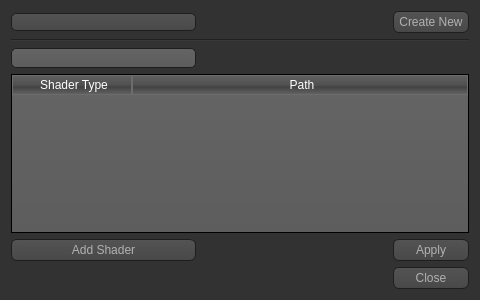
<?xml version="1.0" encoding="UTF-8"?>
<ui version="4.0">
 <class>ShaderEditor</class>
 <widget class="QWidget" name="ShaderEditor">
  <property name="geometry">
   <rect>
    <x>0</x>
    <y>0</y>
    <width>480</width>
    <height>300</height>
   </rect>
  </property>
  <property name="minimumSize">
   <size>
    <width>480</width>
    <height>300</height>
   </size>
  </property>
  <property name="windowTitle">
   <string>Program Pass</string>
  </property>
  <property name="styleSheet">
   <string notr="true">QToolTip
{
     border: 1px solid black;
     background-color: #ffa02f;
     padding: 1px;
     border-radius: 3px;
     opacity: 100;
}

QWidget
{
    color: #b1b1b1;
    background-color: #323232;
}

QWidget:item:hover
{
    background-color: QLinearGradient( x1: 0, y1: 0, x2: 0, y2: 1, stop: 0 #ffa02f, stop: 1 #ca0619);
    color: #000000;
}

QWidget:item:selected
{
    background-color: QLinearGradient( x1: 0, y1: 0, x2: 0, y2: 1, stop: 0 #ffa02f, stop: 1 #d7801a);
}

QMenuBar::item
{
    background: transparent;
}

QMenuBar::item:selected
{
    background: transparent;
    border: 1px solid #ffaa00;
}

QMenuBar::item:pressed
{
    background: #444;
    border: 1px solid #000;
    background-color: QLinearGradient(
        x1:0, y1:0,
        x2:0, y2:1,
        stop:1 #212121,
        stop:0.4 #343434/*,
        stop:0.2 #343434,
        stop:0.1 #ffaa00*/
    );
    margin-bottom:-1px;
    padding-bottom:1px;
}

QMenu
{
    border: 1px solid #000;
}

QMenu::item
{
    padding: 2px 20px 2px 20px;
}

QMenu::item:selected
{
    color: #000000;
}

QWidget:disabled
{
    color: #404040;
    background-color: #323232;
}

QAbstractItemView
{
    background-color: QLinearGradient( x1: 0, y1: 0, x2: 0, y2: 1, stop: 0 #4d4d4d, stop: 0.1 #646464, stop: 1 #5d5d5d);
}

QWidget:focus
{
    /*border: 2px solid QLinearGradient( x1: 0, y1: 0, x2: 0, y2: 1, stop: 0 #ffa02f, stop: 1 #d7801a);*/
}

QLineEdit
{
    background-color: QLinearGradient( x1: 0, y1: 0, x2: 0, y2: 1, stop: 0 #4d4d4d, stop: 0 #646464, stop: 1 #5d5d5d);
    padding: 1px;
    border-style: solid;
    border: 1px solid #1e1e1e;
    border-radius: 5;
}

QPushButton
{
    color: #b1b1b1;
    background-color: QLinearGradient( x1: 0, y1: 0, x2: 0, y2: 1, stop: 0 #565656, stop: 0.1 #525252, stop: 0.5 #4e4e4e, stop: 0.9 #4a4a4a, stop: 1 #464646);
    border-width: 1px;
    border-color: #1e1e1e;
    border-style: solid;
    border-radius: 6;
    padding: 3px;
    font-size: 12px;
    padding-left: 5px;
    padding-right: 5px;
}

QPushButton:pressed
{
    background-color: QLinearGradient( x1: 0, y1: 0, x2: 0, y2: 1, stop: 0 #2d2d2d, stop: 0.1 #2b2b2b, stop: 0.5 #292929, stop: 0.9 #282828, stop: 1 #252525);
}

QComboBox
{
    selection-background-color: #ffaa00;
    background-color: QLinearGradient( x1: 0, y1: 0, x2: 0, y2: 1, stop: 0 #565656, stop: 0.1 #525252, stop: 0.5 #4e4e4e, stop: 0.9 #4a4a4a, stop: 1 #464646);
    border-style: solid;
    border: 1px solid #1e1e1e;
    border-radius: 5;
}

QComboBox:hover,QPushButton:hover
{
    border: 2px solid QLinearGradient( x1: 0, y1: 0, x2: 0, y2: 1, stop: 0 #ffa02f, stop: 1 #d7801a);
}


QComboBox:on
{
    padding-top: 3px;
    padding-left: 4px;
    background-color: QLinearGradient( x1: 0, y1: 0, x2: 0, y2: 1, stop: 0 #2d2d2d, stop: 0.1 #2b2b2b, stop: 0.5 #292929, stop: 0.9 #282828, stop: 1 #252525);
    selection-background-color: #ffaa00;
}

QComboBox QAbstractItemView
{
    border: 2px solid darkgray;
    selection-background-color: QLinearGradient( x1: 0, y1: 0, x2: 0, y2: 1, stop: 0 #ffa02f, stop: 1 #d7801a);
}

QComboBox::drop-down
{
     subcontrol-origin: padding;
     subcontrol-position: top right;
     width: 15px;

     border-left-width: 0px;
     border-left-color: darkgray;
     border-left-style: solid; /* just a single line */
     border-top-right-radius: 3px; /* same radius as the QComboBox */
     border-bottom-right-radius: 3px;
 }

QComboBox::down-arrow
{
     image: url(assets/icons/down_arrow.png);
}

QGroupBox:focus
{
border: 2px solid QLinearGradient( x1: 0, y1: 0, x2: 0, y2: 1, stop: 0 #ffa02f, stop: 1 #d7801a);
}

QTextEdit:focus
{
    border: 2px solid QLinearGradient( x1: 0, y1: 0, x2: 0, y2: 1, stop: 0 #ffa02f, stop: 1 #d7801a);
}

QScrollBar:horizontal {
     border: 1px solid #222222;
     background: QLinearGradient( x1: 0, y1: 0, x2: 0, y2: 1, stop: 0.0 #121212, stop: 0.2 #282828, stop: 1 #484848);
     height: 7px;
     margin: 0px 16px 0 16px;
}

QScrollBar::handle:horizontal
{
      background: QLinearGradient( x1: 0, y1: 0, x2: 1, y2: 0, stop: 0 #ffa02f, stop: 0.5 #d7801a, stop: 1 #ffa02f);
      min-height: 20px;
      border-radius: 2px;
}

QScrollBar::add-line:horizontal {
      border: 1px solid #1b1b19;
      border-radius: 2px;
      background: QLinearGradient( x1: 0, y1: 0, x2: 1, y2: 0, stop: 0 #ffa02f, stop: 1 #d7801a);
      width: 14px;
      subcontrol-position: right;
      subcontrol-origin: margin;
}

QScrollBar::sub-line:horizontal {
      border: 1px solid #1b1b19;
      border-radius: 2px;
      background: QLinearGradient( x1: 0, y1: 0, x2: 1, y2: 0, stop: 0 #ffa02f, stop: 1 #d7801a);
      width: 14px;
     subcontrol-position: left;
     subcontrol-origin: margin;
}

QScrollBar::right-arrow:horizontal, QScrollBar::left-arrow:horizontal
{
      border: 1px solid black;
      width: 1px;
      height: 1px;
      background: white;
}

QScrollBar::add-page:horizontal, QScrollBar::sub-page:horizontal
{
      background: none;
}

QScrollBar:vertical
{
      background: QLinearGradient( x1: 0, y1: 0, x2: 1, y2: 0, stop: 0.0 #121212, stop: 0.2 #282828, stop: 1 #484848);
      width: 7px;
      margin: 16px 0 16px 0;
      border: 1px solid #222222;
}

QScrollBar::handle:vertical
{
      background: QLinearGradient( x1: 0, y1: 0, x2: 0, y2: 1, stop: 0 #ffa02f, stop: 0.5 #d7801a, stop: 1 #ffa02f);
      min-height: 20px;
      border-radius: 2px;
}

QScrollBar::add-line:vertical
{
      border: 1px solid #1b1b19;
      border-radius: 2px;
      background: QLinearGradient( x1: 0, y1: 0, x2: 0, y2: 1, stop: 0 #ffa02f, stop: 1 #d7801a);
      height: 14px;
      subcontrol-position: bottom;
      subcontrol-origin: margin;
}

QScrollBar::sub-line:vertical
{
      border: 1px solid #1b1b19;
      border-radius: 2px;
      background: QLinearGradient( x1: 0, y1: 0, x2: 0, y2: 1, stop: 0 #d7801a, stop: 1 #ffa02f);
      height: 14px;
      subcontrol-position: top;
      subcontrol-origin: margin;
}

QScrollBar::up-arrow:vertical, QScrollBar::down-arrow:vertical
{
      border: 1px solid black;
      width: 1px;
      height: 1px;
      background: white;
}


QScrollBar::add-page:vertical, QScrollBar::sub-page:vertical
{
      background: none;
}

QTextEdit
{
    background-color: #242424;
}

QPlainTextEdit
{
    background-color: #242424;
}

QHeaderView::section
{
    background-color: QLinearGradient(x1:0, y1:0, x2:0, y2:1, stop:0 #616161, stop: 0.5 #505050, stop: 0.6 #434343, stop:1 #656565);
    color: white;
    padding-left: 4px;
    border: 1px solid #6c6c6c;
}

QCheckBox:disabled
{
color: #414141;
}

QDockWidget::title
{
    text-align: center;
    spacing: 3px; /* spacing between items in the tool bar */
    background-color: QLinearGradient(x1:0, y1:0, x2:0, y2:1, stop:0 #323232, stop: 0.5 #242424, stop:1 #323232);
}

QDockWidget::close-button, QDockWidget::float-button
{
    text-align: center;
    spacing: 1px; /* spacing between items in the tool bar */
    background-color: QLinearGradient(x1:0, y1:0, x2:0, y2:1, stop:0 #323232, stop: 0.5 #242424, stop:1 #323232);
}

QDockWidget::close-button:hover, QDockWidget::float-button:hover
{
    background: #242424;
}

QDockWidget::close-button:pressed, QDockWidget::float-button:pressed
{
    padding: 1px -1px -1px 1px;
}

QMainWindow::separator
{
    background-color: QLinearGradient(x1:0, y1:0, x2:0, y2:1, stop:0 #161616, stop: 0.5 #151515, stop: 0.6 #212121, stop:1 #343434);
    color: white;
    padding-left: 4px;
    border: 1px solid #4c4c4c;
    spacing: 3px; /* spacing between items in the tool bar */
}

QMainWindow::separator:hover
{

    background-color: QLinearGradient(x1:0, y1:0, x2:0, y2:1, stop:0 #d7801a, stop:0.5 #b56c17 stop:1 #ffa02f);
    color: white;
    padding-left: 4px;
    border: 1px solid #6c6c6c;
    spacing: 3px; /* spacing between items in the tool bar */
}

QToolBar::handle
{
     spacing: 3px; /* spacing between items in the tool bar */
     background: url(assets/icons/handle.png);
}

QMenu::separator
{
    height: 2px;
    background-color: QLinearGradient(x1:0, y1:0, x2:0, y2:1, stop:0 #161616, stop: 0.5 #151515, stop: 0.6 #212121, stop:1 #343434);
    color: white;
    padding-left: 4px;
    margin-left: 10px;
    margin-right: 5px;
}

QProgressBar
{
    border: 2px solid grey;
    border-radius: 5px;
    text-align: center;
}

QProgressBar::chunk
{
    background-color: #d7801a;
    width: 2.15px;
    margin: 0.5px;
}

QTabBar::tab {
    color: #b1b1b1;
    border: 1px solid #444;
    border-bottom-style: none;
    background-color: #323232;
    padding-left: 10px;
    padding-right: 10px;
    padding-top: 3px;
    padding-bottom: 2px;
    margin-right: -1px;
}

QTabWidget::pane {
    border: 1px solid #444;
    top: 1px;
}

QTabBar::tab:last
{
    margin-right: 0; /* the last selected tab has nothing to overlap with on the right */
    border-top-right-radius: 3px;
}

QTabBar::tab:first:!selected
{
 margin-left: 0px; /* the last selected tab has nothing to overlap with on the right */


    border-top-left-radius: 3px;
}

QTabBar::tab:!selected
{
    color: #b1b1b1;
    border-bottom-style: solid;
    margin-top: 3px;
    background-color: QLinearGradient(x1:0, y1:0, x2:0, y2:1, stop:1 #212121, stop:.4 #343434);
}

QTabBar::tab:selected
{
    border-top-left-radius: 3px;
    border-top-right-radius: 3px;
    margin-bottom: 0px;
}

QTabBar::tab:!selected:hover
{
    /*border-top: 2px solid #ffaa00;
    padding-bottom: 3px;*/
    border-top-left-radius: 3px;
    border-top-right-radius: 3px;
    background-color: QLinearGradient(x1:0, y1:0, x2:0, y2:1, stop:1 #212121, stop:0.4 #343434, stop:0.2 #343434, stop:0.1 #ffaa00);
}

QRadioButton::indicator:checked, QRadioButton::indicator:unchecked{
    color: #b1b1b1;
    background-color: #323232;
    border: 1px solid #b1b1b1;
    border-radius: 6px;
}

QRadioButton::indicator:checked
{
    background-color: qradialgradient(
        cx: 0.5, cy: 0.5,
        fx: 0.5, fy: 0.5,
        radius: 1.0,
        stop: 0.25 #ffaa00,
        stop: 0.3 #323232
    );
}

QCheckBox::indicator{
    color: #b1b1b1;
    background-color: #323232;
    border: 1px solid #b1b1b1;
    width: 9px;
    height: 9px;
}

QRadioButton::indicator
{
    border-radius: 6px;
}

QRadioButton::indicator:hover, QCheckBox::indicator:hover
{
    border: 1px solid #ffaa00;
}

QCheckBox::indicator:checked
{
    image:url(assets/icons/checkbox.png);
}

QCheckBox::indicator:disabled, QRadioButton::indicator:disabled
{
    border: 1px solid #444;
}</string>
  </property>
  <layout class="QGridLayout" name="gridLayout">
   <item row="5" column="2">
    <widget class="QPushButton" name="applyButton">
     <property name="text">
      <string>Apply</string>
     </property>
    </widget>
   </item>
   <item row="5" column="0">
    <widget class="QPushButton" name="addShaderButton">
     <property name="text">
      <string>Add Shader</string>
     </property>
    </widget>
   </item>
   <item row="2" column="0" colspan="3">
    <widget class="Line" name="line">
     <property name="sizePolicy">
      <sizepolicy hsizetype="Expanding" vsizetype="Fixed">
       <horstretch>0</horstretch>
       <verstretch>0</verstretch>
      </sizepolicy>
     </property>
     <property name="orientation">
      <enum>Qt::Horizontal</enum>
     </property>
    </widget>
   </item>
   <item row="0" column="2">
    <widget class="QPushButton" name="newButton">
     <property name="sizePolicy">
      <sizepolicy hsizetype="Fixed" vsizetype="Fixed">
       <horstretch>0</horstretch>
       <verstretch>0</verstretch>
      </sizepolicy>
     </property>
     <property name="text">
      <string>Create New</string>
     </property>
    </widget>
   </item>
   <item row="0" column="0">
    <widget class="QComboBox" name="programSelection"/>
   </item>
   <item row="3" column="0">
    <widget class="QLineEdit" name="nameEdit">
     <property name="maxLength">
      <number>16</number>
     </property>
    </widget>
   </item>
   <item row="6" column="2">
    <widget class="QPushButton" name="closeButton">
     <property name="text">
      <string>Close</string>
     </property>
    </widget>
   </item>
   <item row="0" column="1">
    <spacer name="horizontalSpacer">
     <property name="orientation">
      <enum>Qt::Horizontal</enum>
     </property>
     <property name="sizeHint" stdset="0">
      <size>
       <width>40</width>
       <height>20</height>
      </size>
     </property>
    </spacer>
   </item>
   <item row="4" column="0" colspan="3">
    <widget class="QTableWidget" name="shaderTable">
     <property name="minimumSize">
      <size>
       <width>0</width>
       <height>0</height>
      </size>
     </property>
     <property name="verticalScrollBarPolicy">
      <enum>Qt::ScrollBarAsNeeded</enum>
     </property>
     <property name="horizontalScrollBarPolicy">
      <enum>Qt::ScrollBarAlwaysOff</enum>
     </property>
     <property name="editTriggers">
      <set>QAbstractItemView::NoEditTriggers</set>
     </property>
     <property name="alternatingRowColors">
      <bool>true</bool>
     </property>
     <property name="showGrid">
      <bool>false</bool>
     </property>
     <property name="gridStyle">
      <enum>Qt::NoPen</enum>
     </property>
     <property name="cornerButtonEnabled">
      <bool>false</bool>
     </property>
     <attribute name="horizontalHeaderDefaultSectionSize">
      <number>120</number>
     </attribute>
     <attribute name="horizontalHeaderHighlightSections">
      <bool>false</bool>
     </attribute>
     <attribute name="horizontalHeaderMinimumSectionSize">
      <number>30</number>
     </attribute>
     <attribute name="horizontalHeaderStretchLastSection">
      <bool>true</bool>
     </attribute>
     <attribute name="verticalHeaderVisible">
      <bool>false</bool>
     </attribute>
     <column>
      <property name="text">
       <string>Shader Type</string>
      </property>
     </column>
     <column>
      <property name="text">
       <string>Path</string>
      </property>
     </column>
    </widget>
   </item>
  </layout>
 </widget>
 <layoutdefault spacing="6" margin="11"/>
 <resources/>
 <connections>
  <connection>
   <sender>closeButton</sender>
   <signal>clicked()</signal>
   <receiver>ShaderEditor</receiver>
   <slot>close()</slot>
   <hints>
    <hint type="sourcelabel">
     <x>337</x>
     <y>501</y>
    </hint>
    <hint type="destinationlabel">
     <x>200</x>
     <y>266</y>
    </hint>
   </hints>
  </connection>
 </connections>
</ui>
